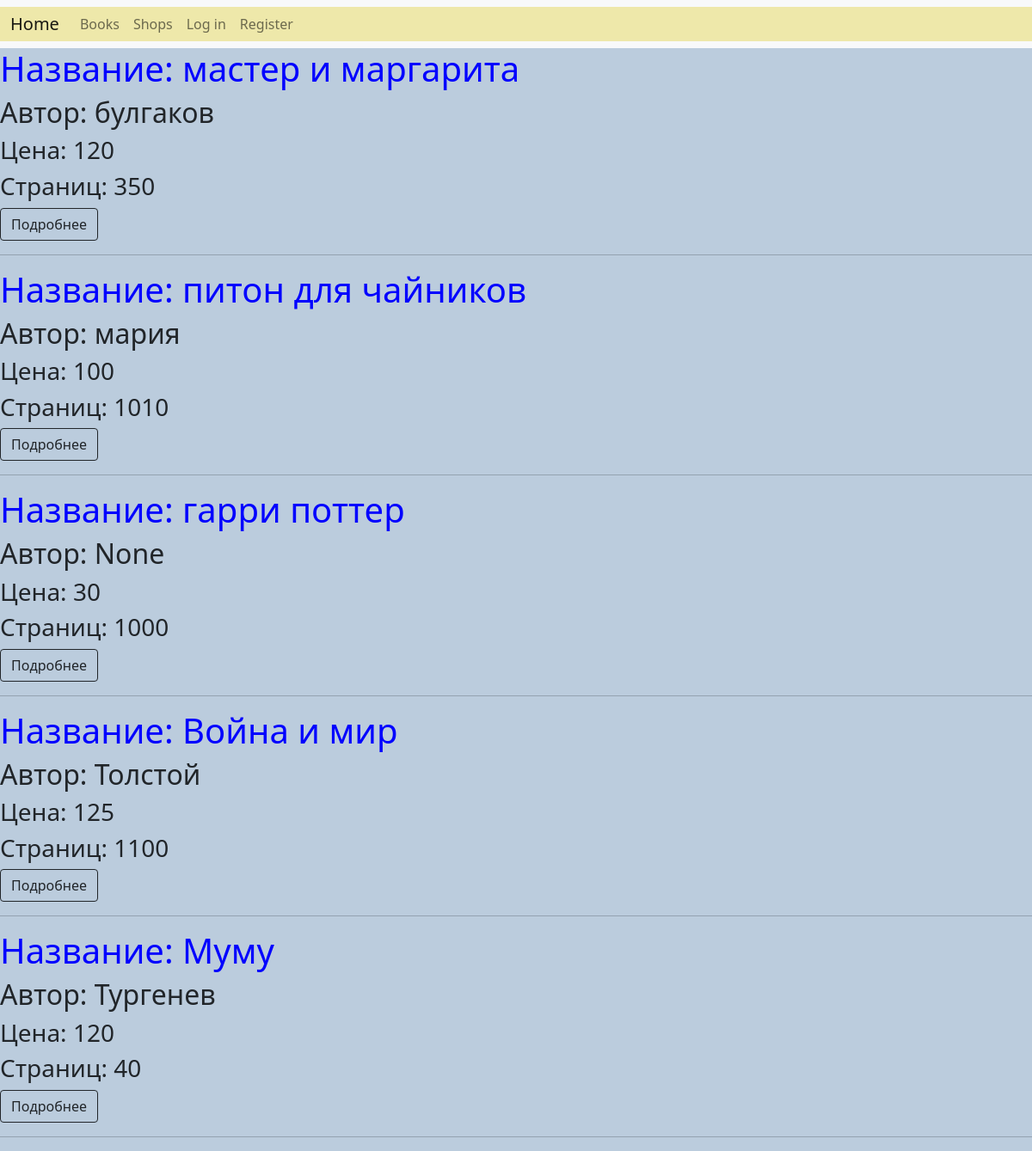
The page /books/ on the database its author committed.
### books/models.py (models this page shows, shortened)
class Book(models.Model):
    name = models.CharField(max_length=255)
    author = models.CharField(max_length=255, null=True, blank=True)
    price = models.IntegerField()
    pages = models.IntegerField(default=1000)

### books/views.py (the view)
# urls.py: path("books/", views.books, name="books"),
def books(request):
    books = models.Book.objects.all()
    context = {"books": books}
    return render(request, "books.html", context)

### books/templates/books.html (shortened to what this page needs)
{% extends "base.html" %}
{% block content %}
{% for book in books %}
    <h1>Название: {{ book.name }}</h1>
    <h2>Автор: {{ book.author }}</h2>
    <h3>Цена: {{ book.price }}</h3>
    <h3>Страниц: {{ book.pages }}</h3>
    <a class="btn btn-outline-dark" href="{% url 'book' book_id=book.pk %}">Подробнее</a>
    <hr/>
{% endfor %}
{% endblock %}

### books/static/styles.css (style rules this page uses)
h1 { color: blue; }
body { background-color: #bbccdd; }

### rows shown on the page
Book: name "мастер и маргарита", author "булгаков", price "120", pages "350"
Book: name "питон для чайников", author "мария", price "100", pages "1010"
Book: name "гарри поттер", author "None", price "30", pages "1000"
Book: name "Война и мир", author "Толстой", price "125", pages "1100"
Book: name "Муму", author "Тургенев", price "120", pages "40"
